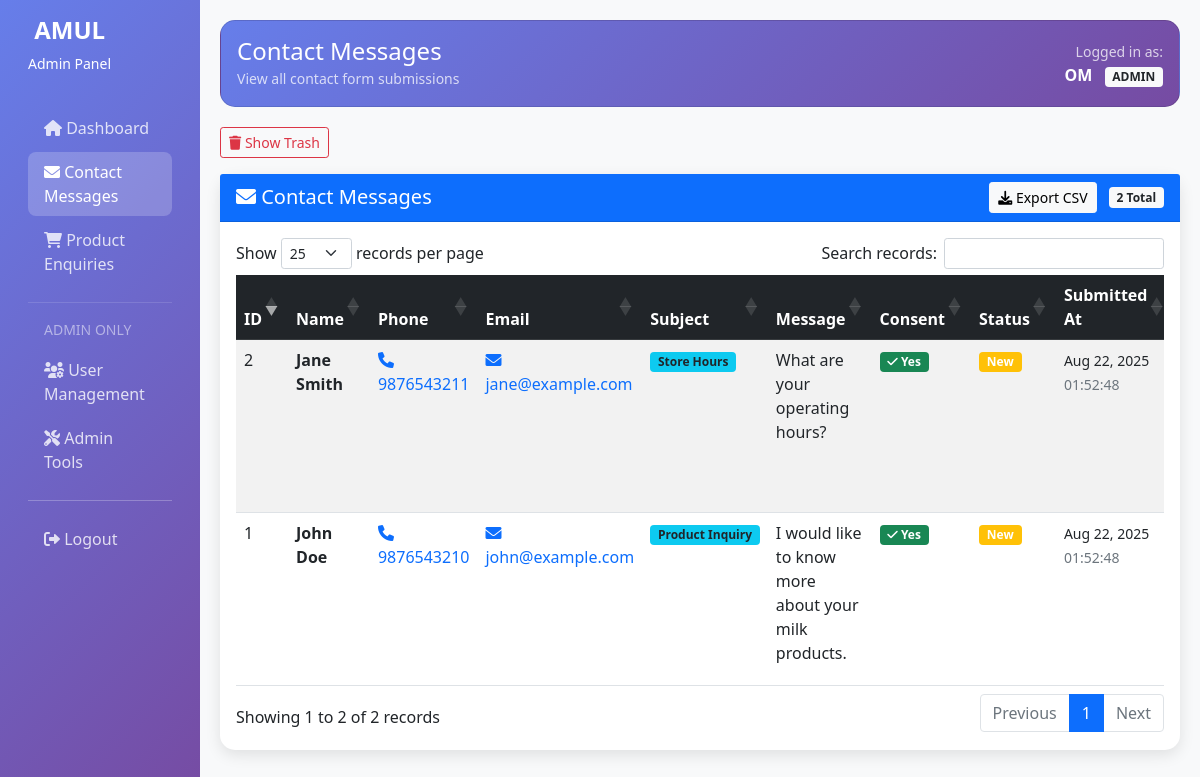
The app's page /Amul-Shop-AdminPanel/contact_messages.php (signed in) with its own data.
### tables this page shows
CREATE TABLE `contact_messages` (
  `id` int(11) NOT NULL AUTO_INCREMENT,
  `name` varchar(100) NOT NULL,
  `phone` varchar(15) NOT NULL,
  `email` varchar(100) DEFAULT NULL,
  `subject` varchar(50) NOT NULL,
  `message` text NOT NULL,
  `consent` tinyint(1) NOT NULL DEFAULT 1,
  `status` varchar(20) DEFAULT 'New',
  `submitted_at` timestamp NOT NULL DEFAULT current_timestamp(),
  `deleted_at` timestamp NULL DEFAULT NULL,
  PRIMARY KEY (`id`),
  KEY `status` (`status`),
  KEY `submitted_at` (`submitted_at`)
);

### Amul-Shop-AdminPanel/includes/session.php (called while the page is built, shortened)
<?php
function isAdmin() {
    return isset($_SESSION['role']) && $_SESSION['role'] === 'admin';
}
?>

### Amul-Shop-AdminPanel/contact_messages.php (the view, shortened to what this page needs)
<?php
require_once 'includes/session.php';
$database = new Database();
$db = $database->getConnection();
$db->exec("ALTER TABLE contact_messages ADD COLUMN IF NOT EXISTS deleted_at DATETIME DEFAULT NULL");
$show_trash = isset($_GET['trash']) && $_GET['trash'] == '1';
try {
    if ($show_trash) {
        $query = "SELECT * FROM contact_messages WHERE deleted_at IS NOT NULL ORDER BY submitted_at DESC";
    } else {
        $query = "SELECT * FROM contact_messages WHERE deleted_at IS NULL ORDER BY submitted_at DESC";
    }
    $stmt = $db->prepare($query);
    $stmt->execute();
    $contact_messages = $stmt->fetchAll(PDO::FETCH_ASSOC);
} catch(PDOException $exception) {
    $contact_messages = [];
    $error_message = "Error fetching contact messages: " . $exception->getMessage();
}
include 'includes/header.php';
?>
<div class="mb-3">
    <?php if ($show_trash): ?>
        <a href="contact_messages.php" class="btn btn-outline-primary btn-sm">
            <i class="fas fa-inbox"></i> Show Inbox
        </a>
    <?php else: ?>
        <a href="contact_messages.php?trash=1" class="btn btn-outline-danger btn-sm">
            <i class="fas fa-trash"></i> Show Trash
        </a>
    <?php endif; ?>
</div>
<div class="card table-card">
    <div class="card-header bg-primary text-white d-flex justify-content-between align-items-center">
        <h5 class="mb-0"><i class="fas fa-envelope"></i> Contact Messages</h5>
        <div>
            <?php if (isAdmin()): ?>
                <a href="export.php?table=contact_messages" class="btn btn-light btn-sm me-2">
                    <i class="fas fa-download"></i> Export CSV
                </a>
            <?php endif; ?>
            <span class="badge bg-light text-dark"><?php echo count($contact_messages); ?> Total</span>
        </div>
    </div>
    <div class="card-body">
        <?php if (count($contact_messages) > 0): ?>
            <div class="table-responsive">
                <table class="table table-striped table-hover data-table">
                    <thead class="table-dark">
                        <tr>
                            <th>ID</th>
                            <th>Name</th>
                            <th>Phone</th>
                            <th>Email</th>
                            <th>Subject</th>
                            <th>Message</th>
                            <th>Consent</th>
                            <th>Status</th>
                            <th>Submitted At</th>
                        </tr>
                    </thead>
                    <tbody>
                        <?php foreach ($contact_messages as $message): ?>
                            <tr <?php if ($show_trash): ?>class="table-danger"<?php endif; ?>>
                                <td><?php echo $message['id']; ?></td>
                                <td>
                                    <strong><?php echo htmlspecialchars($message['name']); ?></strong>
                                </td>
                                <td>
                                    <a href="tel:<?php echo $message['phone']; ?>" class="text-decoration-none">
                                        <i class="fas fa-phone"></i> <?php echo htmlspecialchars($message['phone']); ?>
                                    </a>
                                </td>
                                <td>
                                    <?php if ($message['email']): ?>
                                        <a href="mailto:<?php echo $message['email']; ?>" class="text-decoration-none">
                                            <i class="fas fa-envelope"></i> <?php echo htmlspecialchars($message['email']); ?>
                                        </a>
                                    <?php else: ?>
                                        <span class="text-muted">Not provided</span>
                                    <?php endif; ?>
                                </td>
                                <td>
                                    <span class="badge bg-info text-dark">
                                        <?php echo htmlspecialchars($message['subject']); ?>
                                    </span>
                                </td>
                                <td>
                                    <div style="max-width: 200px;">
                                        <?php
                                        $message_text = htmlspecialchars($message['message']);
                                        echo strlen($message_text) > 100 ? substr($message_text, 0, 100) . '...' : $message_text;
                                        ?>
                                    </div>
                                </td>
                                <td>
                                    <?php if ($message['consent']): ?>
                                        <span class="badge bg-success">
                                            <i class="fas fa-check"></i> Yes
                                        </span>
                                    <?php else: ?>
                                        <span class="badge bg-danger">
                                            <i class="fas fa-times"></i> No
                                        </span>
                                    <?php endif; ?>
                                </td>
                                <td>
                                    <span class="badge bg-<?php echo ($message['status'] === 'Replied') ? 'success' : 'warning'; ?>">
                                        <?php echo htmlspecialchars($message['status']); ?>
                                    </span>
                                </td>
                                <td>
                                    <small>
                                        <?php echo date('M d, Y', strtotime($message['submitted_at'])); ?><br>
                                        <span class="text-muted"><?php echo date('H:i:s', strtotime($message['submitted_at'])); ?></span>
                                    </small>
                                </td>
                            </tr>
                        <?php endforeach; ?>
                    </tbody>
                </table>
            </div>
        <?php endif; ?>
    </div>
</div>
<?php include 'includes/footer.php'; ?>

### Amul-Shop-AdminPanel/includes/header.php (style rules this page uses)
body { background-color: #f8f9fa; }
.table-card { border-radius: 15px; border: none; box-shadow: 0 5px 15px rgba(0, 0, 0, 0.1); }

### records on screen
contact_messages: id "1", name "John Doe", phone "9876543210", email "john@example.com", subject "Product Inquiry", message "I would like to know more about your milk products.", consent 1 (drawn), status "New", submitted_at "Aug 22, 2025", submitted_at "01:52:48"
contact_messages: id "2", name "Jane Smith", phone "9876543211", email "jane@example.com", subject "Store Hours", message "What are your operating hours?", consent 1 (drawn), status "New", submitted_at "Aug 22, 2025", submitted_at "01:52:48"

### other values on screen
$page_title "Contact Messages"
$page_subtitle "View all contact form submissions"
$_SESSION['username'] "OM"
$_SESSION['role'] "ADMIN"
count($contact_messages) "2"
